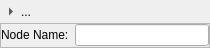
<?xml version="1.0" encoding="UTF-8"?>
<ui version="4.0">
 <class>BasicNodePropertiesClass</class>
 <widget class="QFrame" name="BasicNodePropertiesClass">
  <property name="geometry">
   <rect>
    <x>0</x>
    <y>0</y>
    <width>210</width>
    <height>48</height>
   </rect>
  </property>
  <property name="sizePolicy">
   <sizepolicy hsizetype="Expanding" vsizetype="Minimum">
    <horstretch>0</horstretch>
    <verstretch>0</verstretch>
   </sizepolicy>
  </property>
  <property name="windowTitle">
   <string>BasicNodeProperties</string>
  </property>
  <layout class="QVBoxLayout" name="verticalLayout">
   <property name="spacing">
    <number>0</number>
   </property>
   <property name="sizeConstraint">
    <enum>QLayout::SetMinAndMaxSize</enum>
   </property>
   <property name="leftMargin">
    <number>0</number>
   </property>
   <property name="topMargin">
    <number>0</number>
   </property>
   <property name="rightMargin">
    <number>0</number>
   </property>
   <property name="bottomMargin">
    <number>0</number>
   </property>
   <item>
    <widget class="CollapseButton" name="collapseButton">
     <property name="sizePolicy">
      <sizepolicy hsizetype="MinimumExpanding" vsizetype="Fixed">
       <horstretch>0</horstretch>
       <verstretch>0</verstretch>
      </sizepolicy>
     </property>
     <property name="text">
      <string>...</string>
     </property>
     <property name="toolButtonStyle">
      <enum>Qt::ToolButtonTextBesideIcon</enum>
     </property>
     <property name="autoRaise">
      <bool>true</bool>
     </property>
     <property name="arrowType">
      <enum>Qt::RightArrow</enum>
     </property>
    </widget>
   </item>
   <item>
    <widget class="QFrame" name="content">
     <property name="sizePolicy">
      <sizepolicy hsizetype="Expanding" vsizetype="Preferred">
       <horstretch>0</horstretch>
       <verstretch>0</verstretch>
      </sizepolicy>
     </property>
     <property name="frameShape">
      <enum>QFrame::StyledPanel</enum>
     </property>
     <property name="frameShadow">
      <enum>QFrame::Raised</enum>
     </property>
     <layout class="QVBoxLayout" name="verticalLayout_2">
      <property name="spacing">
       <number>0</number>
      </property>
      <property name="leftMargin">
       <number>0</number>
      </property>
      <property name="topMargin">
       <number>0</number>
      </property>
      <property name="rightMargin">
       <number>0</number>
      </property>
      <property name="bottomMargin">
       <number>0</number>
      </property>
      <item>
       <layout class="QHBoxLayout" name="nodeName">
        <property name="spacing">
         <number>6</number>
        </property>
        <item>
         <widget class="QLabel" name="nodeNameLabel">
          <property name="text">
           <string>Node Name:</string>
          </property>
         </widget>
        </item>
        <item>
         <widget class="QLineEdit" name="nodeNameLineEdit">
          <property name="focusPolicy">
           <enum>Qt::ClickFocus</enum>
          </property>
         </widget>
        </item>
       </layout>
      </item>
     </layout>
    </widget>
   </item>
  </layout>
 </widget>
 <layoutdefault spacing="6" margin="11"/>
 <customwidgets>
  <customwidget>
   <class>CollapseButton</class>
   <extends>QToolButton</extends>
   <header>CollapseButton.h</header>
  </customwidget>
 </customwidgets>
 <resources/>
 <connections/>
</ui>
